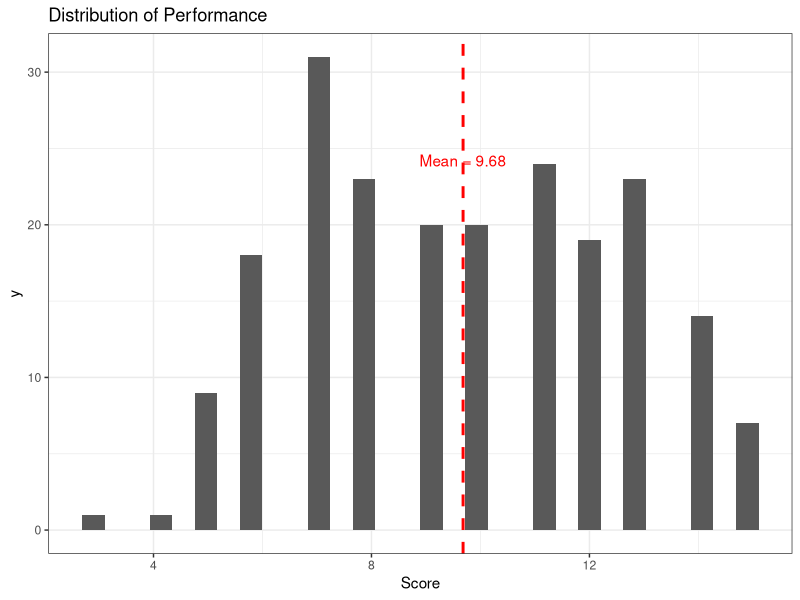
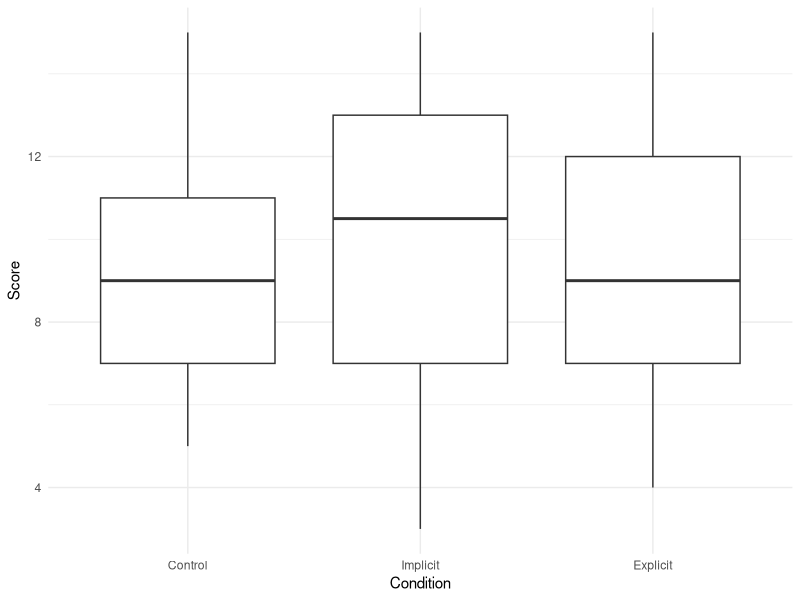
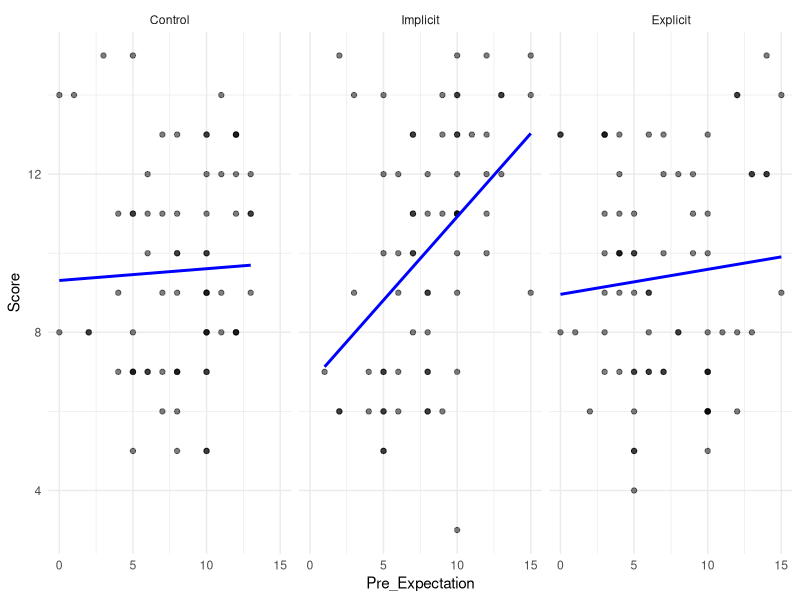

These figures' R source, in order: (Note: this script raises an error after producing the figures.)
# STUDY 1 (Part 2) 

# Install packages --------------------------------------------------------

library(tidyverse)
library(data.table)

# Load data ---------------------------------------------------------------

prescreen_df <- read_csv("data/cleaned_prescreen.csv")
all_data <- read_csv("data/data_0326.csv")

# Extract IDs from either column
all_data <- all_data |> 
  mutate(ProlificID = coalesce(ProlificID, PROLIFIC_PID))

# Filter data -------------------------------------------------------------

# Filter out incomplete surveys + those that don't want their data included
filter_data <- all_data |> 
        filter(Finished == "1" & 
                 # Include data 
                 debrief_include_data == "1") 

print(paste("Number of participants BEFORE MC:", nrow(filter_data)))

# Manipulation check
data <- filter_data |>  
  filter(!((mc_task != "1" &
              mc_mathability != "1" &
              mc_diagnostic != "1")))   

print(paste("Number of participants AFTER MC:", nrow(data)))
# n = 210

# Make sure same people are doing both parts
part1_participants <- prescreen_df$ProlificID
part2_participants <- data$ProlificID 
all(part2_participants[-c(1:2)] %in% part1_participants)

# Clean data -----------------------------------------

  # Turn empty strings to na's
  data <- data |> mutate_all(~na_if(., ""))
  
  # Add a column for which condition participant was assigned to
  data <- data |>
    mutate(Condition = ifelse(!is.na(Control_common_1), "Control",
                              ifelse(!is.na(Q1), "Implicit",
                                     "Explicit")))
  
  # Calculate task performance
  correct_answers <- c(
    '6_150_R' = 2,
    '7_150_R' = 2,
    '8_150_R' = 2,
    '9_150' = 1,
    '10_150_R' = 2,
    '11_150' = 1,
    '12_150' = 1,
    '13_150' = 1,
    '14_150_R' = 2,
    '15_150' = 1,
    '16_150_R' = 2,
    '17_150_R' = 2,
    '18_150_R' = 2,
    '19_150' = 1,
    '20_150_R' = 2
  )
  
  # Count the number of matches for each row
  data$Score <- rowSums(sapply(names(correct_answers), 
                               function(col) data[[col]] == correct_answers[col] & 
                                 !is.na(data[[col]])))
  
  # Reorder the "Condition" factor variable
  order <- c("Control", "Implicit", "Explicit")
  data$Condition <- factor(data$Condition, levels = order)
  
  # Recode factor variables
  data <- data |>
    mutate(Comparison = 
             recode_factor(Comparison,
                           "1" = "10th percentile",
                           "2" = "25th percentile",
                           "3" = "50th percentile",
                           "4" = "75th percentile",
                           "5" = "90th percentile")
    )

  
  clean_data <- data |> 
    # Manually fix errors
    mutate(`post-expectation` = case_when(
      `post-expectation` == "4-5" ~ "5",
      `post-expectation` == "At least 10" ~ "10",
      TRUE ~ `post-expectation`)) |>
    # Convert columns to numeric
    mutate_at(vars(`Duration (in seconds)`,
                   Score, 
                   `pre-expectation`, 
                   `post-expectation`,
                   Q6, Age), as.numeric) |> 
    # Only grab necessary columns
    dplyr::select(Condition, Score, Age, `pre-expectation`, `post-expectation`, Comparison,
           Control_common_1, Control_common_2, Control_common_3, Control_common_4, Control_common_5,
           Control_true_1, Control_true_2, Control_true_3, Control_true_4, Control_true_5,
           Q1_1_TEXT, `Q2...35`, Q3_1_TEXT, Q4_1_TEXT, Q5, Q6, 
           Blatant_common_1, Blatant_common_2, Blatant_common_3, Blatant_common_4, Blatant_common_5, Blatant_common_6, 
           Blatant_true_1, Blatant_true_2, Blatant_true_3, Blatant_true_4, Blatant_true_5, Blatant_true_6, 
           `STAI_1...54`, `STAI_2...55`, `STAI_3...56`, `STAI_4...57`, `STAI_5...58`, `STAI_6...59`, 
           Approach2, Approach1, Avoidance3, Approach3, Avoidance2, Avoidance1,
           mc_task, mc_mathability, mc_diagnostic, 
           `STAI_1...170`, `STAI_2...171`, `STAI_3...172`, `STAI_4...173`, `STAI_5...174`, `STAI_6...175`, 
           task_stressful, Pressure, task_opinion, Math_abilities1, Math_abilities2, 
           RIT1, RIT2, RIT3, RIT4, RIT5, RIT6, 
           B1, B2, B3_Reverse, 
           Centrality1, Centrality2, Centrality3, 
           `Duration (in seconds)`, Feedback, Purpose, ProlificID) |> 
    #Rename
    rename(FamilyLanguage = Q1_1_TEXT,
           OtherLanguage = `Q2...35`,
           LanguageatHome = Q3_1_TEXT,
           LanguageonCampus = Q4_1_TEXT,
           StudentOrg = Q5,
           NumGenerations = Q6,
           Pre_Expectation = `pre-expectation`,
           Post_Expectation = `post-expectation`)
  
  #Average DV's
  avg_data <- clean_data |>
    # convert to numeric
    mutate(across(c(7:16, 21:72), as.numeric)) |>   
    rowwise() |>  
    # calculate row means and round to 3 decimal places
    mutate(Control_common = round(mean(c_across(7:11), na.rm = TRUE), 3),
           Control_true = round(mean(c_across(12:16), na.rm = TRUE), 3),
           Blatant_common = round(mean(c_across(23:28), na.rm = TRUE), 3),
           Blatant_true = round(mean(c_across(29:34), na.rm = TRUE), 3),
           STAI_pre = round(mean(c_across(35:40), na.rm = TRUE), 3),
           AGQ_approach = round(mean(c_across(c(41,42,44)), na.rm = TRUE), 3),
           AGQ_avoidance = round(mean(c_across(c(43,45,46)), na.rm = TRUE), 3),
           STAI_post = round(mean(c_across(50:55), na.rm = TRUE), 3),
           RIT = round(mean(c_across(61:66), na.rm = TRUE), 3),
           Belonging = round(mean(c_across(67:69), na.rm = TRUE), 3),
           Centrality = round(mean(c_across(70:72), na.rm = TRUE), 3)
    ) |>
    dplyr::select(Condition, Score, AGQ_approach, AGQ_avoidance,Pre_Expectation,
                  Post_Expectation, RIT, Belonging, Centrality, STAI_pre, STAI_post,
                  ProlificID)
    
  
  # Bind prescreen data 
  
  prescreen_df <- prescreen_df |> 
                    #Selecting necessary columns
                    dplyr::select(ProlificID, Gender, M_Approach, M_Avoidance,P_Approach, P_Avoidance,
                                  Reading_ID, Racial_ID, Gender_ID,
                                  FirstGen, FirstGen_US, `1st_immigrant`,
                                  `1st_age`, `2nd_immigrant`, HighestDegree, Major, STEMMajor, GPA)
  
  full_data <- merge(avg_data, prescreen_df, by = "ProlificID", all = FALSE)
              

# EDA ---------------------------------------------------------------------

# Conditions
table(full_data$Condition)
  
# Score distribution
  ggplot(data = full_data, aes(x = Score)) +
    geom_histogram() +
    labs(title = "Distribution of Performance") +
    theme_bw() +
    # Add vertical line for mean
    geom_vline(aes(xintercept = mean(Score)), color = "red", linetype = "dashed", size = 1) +
    # Annotate with numeric mean value
    annotate("text", x = mean(full_data$Score), y = 25, 
             label = paste("Mean =", round(mean(full_data$Score), 2)), vjust = 1.5, color = "red")
  
# Analysis ------------------------------------------------------------------

# Primary ANOVA (condition x score)
summary(aov(Score ~ Condition, data = full_data))
  
  ggplot(data = full_data, aes(x = Condition, y = Score)) +
    geom_boxplot() +
    theme_minimal()
  
  ggplot(data = full_data, aes(x = Pre_Expectation, y = Score)) +
    geom_point(alpha = 0.5) +
    geom_smooth(method = "lm", se = FALSE, color = "blue") +
    theme_minimal()+
    facet_wrap(~ Condition)
  
# T-tests
  control_only <- subset(full_data, full_data$Condition == "Control")
  implicit_only <- subset(full_data, full_data$Condition == "Implicit")
  explicit_only <- subset(full_data, full_data$Condition == "Explicit")
  
  t.test(implicit_only$Score, explicit_only$Score, paired = TRUE)
  
  
# summary(aov(Score ~ Condition + Condition*Pre_Expectation, data = full_data))
  
##########

# AGQ as a mediator
# Does the condition lead to AGQ differences? 
summary(aov(AGQ_approach ~ Condition, 
            data = full_data))
summary(aov(AGQ_avoidance ~ Condition, data = full_data))
# Does AGQ lead to diff in scores? 
summary(lm(Score ~ AGQ_approach + Pre_Expectation, data = full_data))
summary(lm(Score ~ AGQ_avoidance+ Pre_Expectation, data = full_data))

  ggplot(data = full_data, aes(x = P_Approach, y = Score)) +
    geom_point(alpha = 0.5) +
    geom_smooth(method = "lm", se = FALSE, color = "blue") +
    theme_minimal()+
    facet_wrap(~ Condition)
  
  ggplot(data = full_data, aes(x = AGQ_approach, y = Score)) +
    geom_point(alpha = 0.5) +
    geom_smooth(method = "lm", se = FALSE, color = "blue") +
    theme_minimal()+
    facet_wrap(~ Condition)
  
  
  mean(full_data$P_Approach - full_data$AGQ_approach)
  
  ggplot(data = full_data, aes(x = P_Avoidance, y = Score)) +
    geom_point(alpha = 0.5) +
    geom_smooth(method = "lm", se = FALSE, color = "red") +
    theme_minimal()+
    facet_wrap(~ Condition)
  
  
# Change in Centrality
  full_data |> 
    group_by(Condition) |> 
    summarize(Pre_Centrality = mean(Racial_ID),
              Post_Centrality = mean(Centrality),
              Drop = mean(Centrality) - mean(Racial_ID))
  
  full_data <- full_data |> 
                  mutate(Diff_Centrality = Centrality - Racial_ID)
  
  ggplot(data = full_data, aes(x = Diff_Centrality)) +
    geom_density()
  
  
  centrality_model <- lm(Centrality ~ Condition + Racial_ID + Condition:Racial_ID, 
                         data = full_data)
  summary(centrality_model)
  
  

  
  
  
  
  



